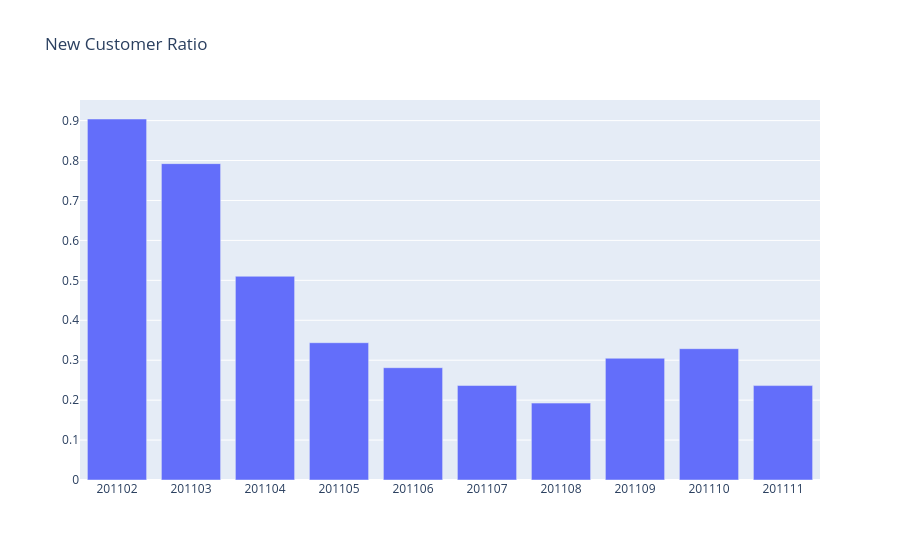

Notebook code for this chart:
### Code cell
plot_data = [
    go.Bar(
        x=df_user_ratio.query("InvoiceYearMonth>201101 and InvoiceYearMonth<201112")['InvoiceYearMonth'],
        y=df_user_ratio.query("InvoiceYearMonth>201101 and InvoiceYearMonth<201112")['CustomerID'],
    )
]

plot_layout = go.Layout(
        xaxis={"type": "category"},
        title='New Customer Ratio'
    )
fig = go.Figure(data=plot_data, layout=plot_layout)
fig.show()

### Figure 1 — Plotly figure (JSON) as saved in the notebook; plotly's stock layout.template omitted (floating-point values rounded to 4 significant figures)
{"data": [{"type": "bar", "x": [201102, 201103, 201104, 201105, 201106, 201107, 201108, 201109, 201110, 201111], "y": [0.904, 0.7922, 0.5102, 0.3438, 0.2812, 0.2366, 0.1926, 0.3049, 0.3289, 0.2364]}], "layout": {"title": {"text": "New Customer Ratio"}, "xaxis": {"type": "category"}}}
